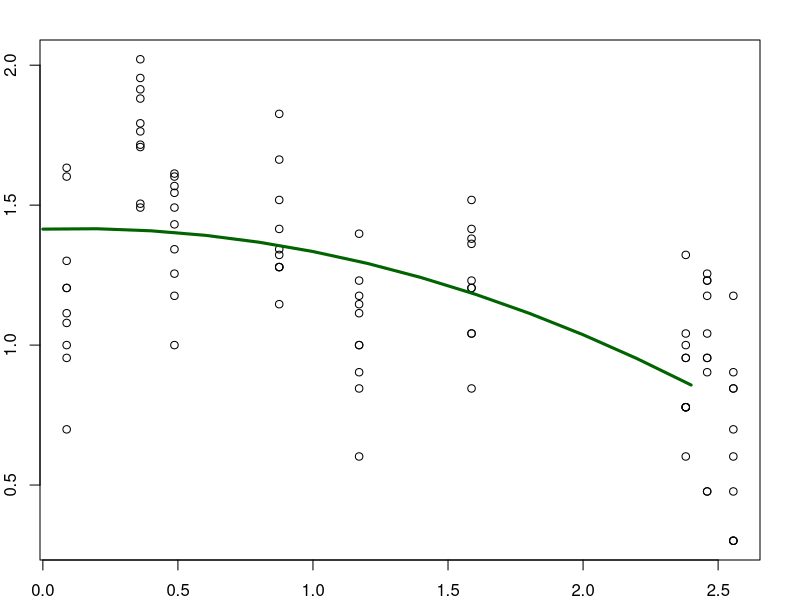
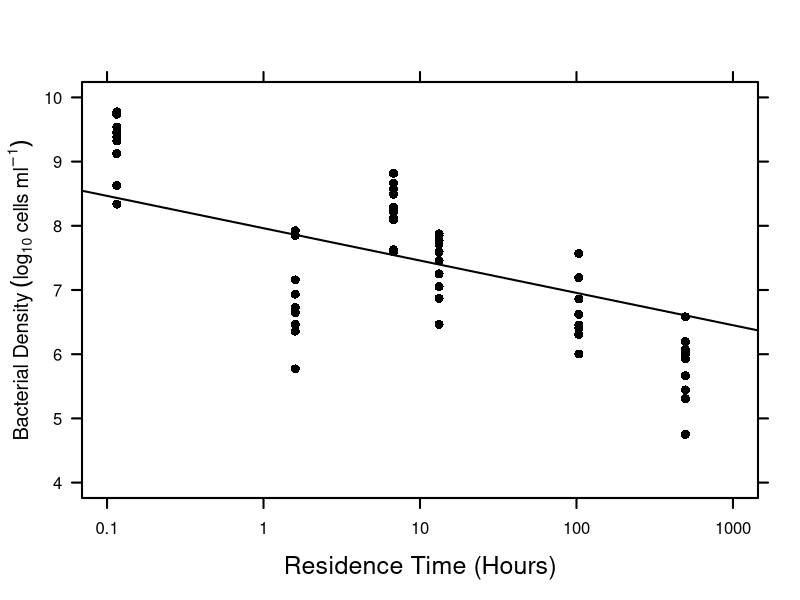
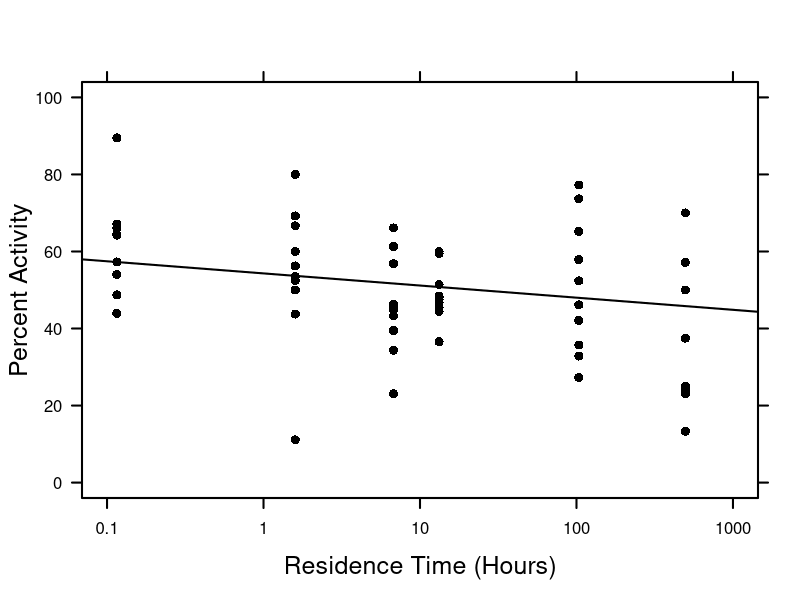

The R script that drew these images, in order:
## ---- chunk 1
# rm(list=ls())
getwd()
setwd("~/GitHub/2016_REU_Beatty/")
## ---- chunk 2
data <- read.csv("data/microscopy/final_cell_count_post.csv", sep = ",", header = TRUE)
str(data)
names(data)
summary(data)
attach(data)
shapiro.test(Residence.Time..hrs.)# p < .05, R.T. times are normally distributed
logRT= log(Residence.Time..hrs.)#Graph region cannot appropriately capture the wide gradient of R.T. values. Transformation makes this clearer.
shapiro.test(logRT)# p < .05, data is parametric
#Use Pearson's Product Moment for correlation.
## ---- chunk 3
logcount=log(DAPI.Count)
logcell=log(Cell_ml)
shapiro.test(logcell)# p < .05 Data is parametric.
shapiro.test(logcount)#p > .05. Data is nonparametric. 
#The data was transformed to linearize the graph.
#As opposed to transformation, Use Kendall's to test correlation.
## ---- chunk 4
png("../figures/Density_RT.png", height = 1200, width = 1200, res = 192)
plot(logRT, logcell, 
     xlab = "", ylab = "", 
     xaxt = "n", yaxt = "n",
     cex = 1.2, pch = 16, xlim = log10(c(0.1, 1000)), ylim = c(4,10))
axis(side = 1, 
     labels = c(.1, 1, 10, 100, 1000),
     at = log10(c(.1, 1, 10, 100, 1000)), cex.lab = 1.5, lwd.ticks = 2)
axis(side = 2,
     las = 1, cex.lab = 1.5, lwd.ticks = 2)
axis(side = 3, at = log10(c(.1, 1, 10, 100, 1000)), labels = F, lwd.ticks = 2)
axis(side = 4, labels = F, lwd.ticks = 2)
box(lwd = 2)
abline(lm(logcell ~ logRT), lwd = 2)
mtext("Residence Time (Hours)", line = 3, side = 1, cex = 1.5)
mtext(expression("Bacterial Density" ~ (log[10] ~ cells ~ ml^{-1}) ), 
      line = 2.25, side = 2, cex = 1.2)
dev.off()

png("../figures/Activity_RT.png", height = 1200, width = 1200, res = 192)
plot(logRT, X..Active, 
     xlab = "", ylab = "", 
     xaxt = "n", yaxt = "n",
     cex = 1.2, pch = 16, ylim = c(0,100), xlim = log10(c(.1, 1000)))
axis(side = 1, 
     labels = c(.1, 1, 10, 100, 1000),
     at = log10(c(.1, 1, 10, 100, 1000)), cex.lab = 1.5, lwd.ticks = 2)
axis(side = 2,
     las = 1, cex.lab = 1.5, lwd.ticks = 2)
axis(side = 3, at = log10(c(.1, 1, 10, 100, 1000)), labels = F, lwd.ticks = 2)
axis(side = 4, labels = F, lwd.ticks = 2)
box(lwd = 2)
abline(lm(X..Active ~ logRT), lwd = 2)
mtext("Residence Time (Hours)", line = 3, side = 1, cex = 1.5)
mtext(expression("Percent Activity"), 
      line = 2.25, side = 2, cex = 1.5)
dev.off()
## ---- chunk 5
data2 <- data[data[,2]>0.4,]
par(mar = rep(2, 4))
total <- log10(data2$DAPI.Count)
tau <- log10(data2$Residence.Time..hrs.)
tau.2 <- tau^2
plot(tau,total)
quad.mod <-lm(total ~ tau + tau.2)

tauvalues <- seq(0, 2.5, 0.2)
pred.tot <- predict(quad.mod,list(tau=tauvalues, tau.2=tauvalues^2))
lines(tauvalues, pred.tot, col = "darkgreen", lwd = 3)



